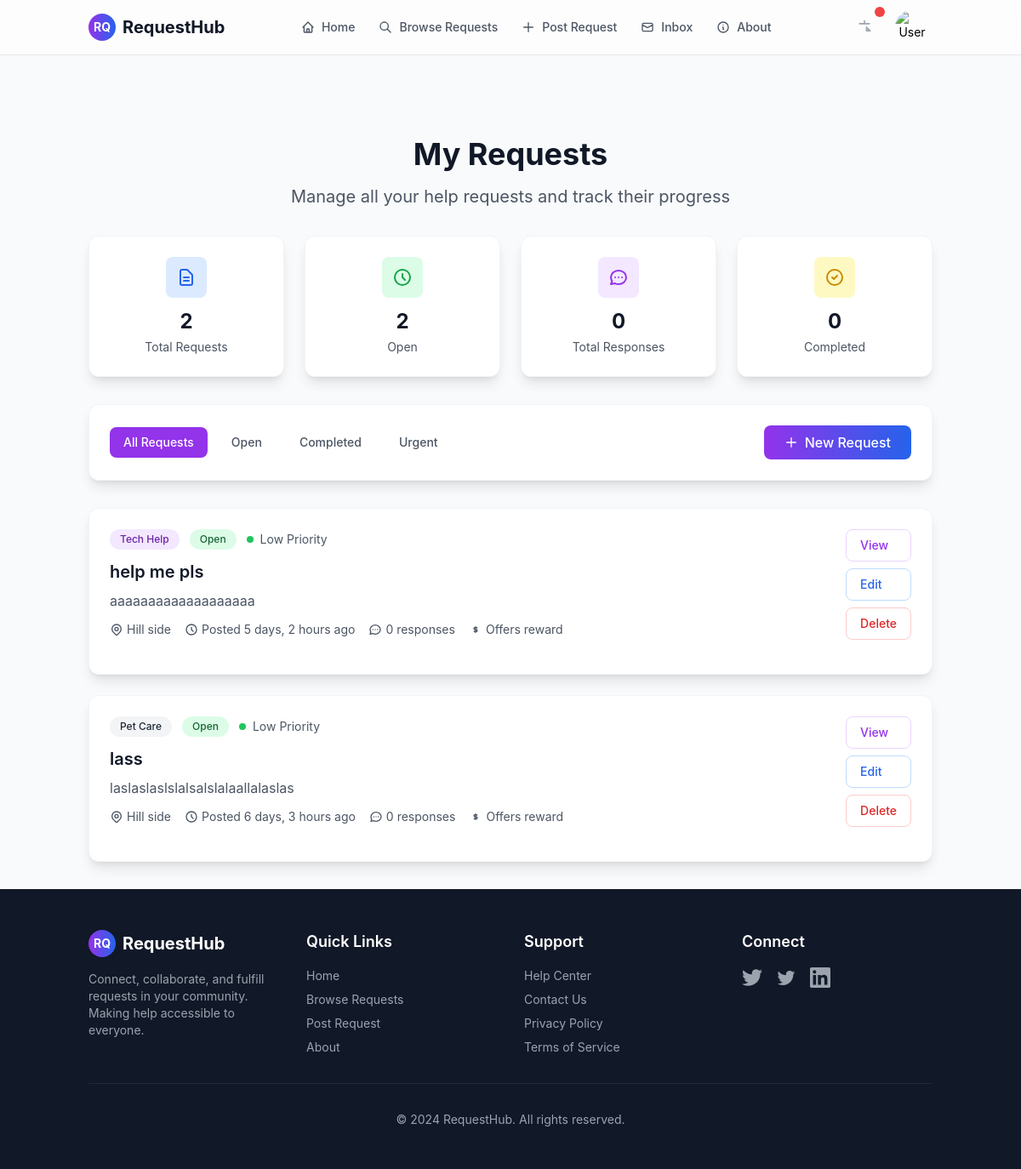
/my-requests/ (signed in), run on the app's committed database.
### aid/models.py (models this page shows, shortened)
class Request(models.Model):
    STATUS_CHOICES = [
        ('open', 'Open'),
        ('in_progress', 'In Progress'),
        ('completed', 'Completed'),
        ('cancelled', 'Cancelled'),
    ]
    URGENCY_CHOICES = [
        ('low', 'Low'),
        ('medium', 'Medium'),
        ('high', 'High'),
    ]
    title = models.CharField(max_length=200)
    category = ForeignKey('Category', on_delete=models.CASCADE)
    location = ForeignKey('aid.Location', on_delete=models.CASCADE)
    description = models.TextField()
    urgency_level = models.CharField(max_length=50, choices=URGENCY_CHOICES, default='medium')
    preferred_time = models.CharField(max_length=50, blank=True, null=True)
    estimated_duration = models.CharField(max_length=50, blank=True, null=True)
    skills = models.CharField(max_length=50, blank=True, null=True)
    offer = models.TextField(blank=True, null=True)
    photo = models.URLField(blank=True, null=True)
    author = models.ForeignKey(settings.AUTH_USER_MODEL, on_delete=models.CASCADE)
    time_posted = models.DateTimeField(auto_now_add=True)
    status = models.CharField(max_length=20, choices=STATUS_CHOICES, default='open')
    @property
    def responses(self):
        from django.db.models import QuerySet
        return QuerySet(model=None).none()

class Category(models.Model):
    name = models.CharField(max_length=100)
    slug = models.SlugField(unique=True)
    def __str__(self):
        return self.name

class Location(models.Model):
    name = models.CharField(max_length=100)
    slug = models.SlugField(unique=True)
    def __str__(self):
        return self.name

### aid/views.py (the view)
# urls.py: path('my-requests/', my_requests, name='my_requests'),
@login_required
def my_requests(request):
    user_requests = Request.objects.filter(author=request.user).order_by('-time_posted')
    total_requests = user_requests.count()
    open_requests = user_requests.filter(status='open').count()
    completed_requests = user_requests.filter(status='closed').count()
    total_responses = 0  # You'll need to implement this based on your response model
    context = {
        "user_requests": user_requests,
        "total_requests": total_requests,
        "open_requests": open_requests,
        "completed_requests": completed_requests,
        "total_responses": total_responses,
    }
    return render(request, "aid/my_requests.html", context)

### aid/templates/aid/my_requests.html (shortened to what this page needs)
{% extends "aid/base.html" %}
{% load static %}
{% block content %}
<main class="py-8">
    <div class="container mx-auto px-4">
        <div class="text-center mb-8">
            <h1 class="text-3xl md:text-4xl font-bold text-gray-900 mb-4">My Requests</h1>
            <p class="text-xl text-gray-600 max-w-2xl mx-auto">
                Manage all your help requests and track their progress
            </p>
        </div>
        <div class="grid grid-cols-1 md:grid-cols-4 gap-6 mb-8">
            <div class="bg-white rounded-xl shadow-lg border border-gray-100 p-6 text-center">
                <div class="w-12 h-12 bg-blue-100 text-blue-600 rounded-lg flex items-center justify-center mx-auto mb-3">
                    <svg class="w-6 h-6" fill="none" stroke="currentColor" viewBox="0 0 24 24">
                        <path stroke-linecap="round" stroke-linejoin="round" stroke-width="2" d="M9 12h6m-6 4h6m2 5H7a2 2 0 01-2-2V5a2 2 0 012-2h5.586a1 1 0 01.707.293l5.414 5.414a1 1 0 01.293.707V19a2 2 0 01-2 2z"></path>
                    </svg>
                </div>
                <div class="text-2xl font-bold text-gray-900 mb-1">{{ total_requests|default:0 }}</div>
                <div class="text-gray-600 text-sm">Total Requests</div>
            </div>
            <div class="bg-white rounded-xl shadow-lg border border-gray-100 p-6 text-center">
                <div class="w-12 h-12 bg-green-100 text-green-600 rounded-lg flex items-center justify-center mx-auto mb-3">
                    <svg class="w-6 h-6" fill="none" stroke="currentColor" viewBox="0 0 24 24">
                        <path stroke-linecap="round" stroke-linejoin="round" stroke-width="2" d="M12 8v4l3 3m6-3a9 9 0 11-18 0 9 9 0 0118 0z"></path>
                    </svg>
                </div>
                <div class="text-2xl font-bold text-gray-900 mb-1">{{ open_requests|default:0 }}</div>
                <div class="text-gray-600 text-sm">Open</div>
            </div>
            <div class="bg-white rounded-xl shadow-lg border border-gray-100 p-6 text-center">
                <div class="w-12 h-12 bg-purple-100 text-purple-600 rounded-lg flex items-center justify-center mx-auto mb-3">
                    <svg class="w-6 w-6" fill="none" stroke="currentColor" viewBox="0 0 24 24">
                        <path stroke-linecap="round" stroke-linejoin="round" stroke-width="2" d="M8 12h.01M12 12h.01M16 12h.01M21 12c0 4.418-4.03 8-9 8a9.863 9.863 0 01-4.255-.949L3 20l1.395-3.72C3.512 15.042 3 13.574 3 12c0-4.418 4.03-8 9-8s9 3.582 9 8z"></path>
                    </svg>
                </div>
                <div class="text-2xl font-bold text-gray-900 mb-1">{{ total_responses|default:0 }}</div>
                <div class="text-gray-600 text-sm">Total Responses</div>
            </div>
            <div class="bg-white rounded-xl shadow-lg border border-gray-100 p-6 text-center">
                <div class="w-12 h-12 bg-yellow-100 text-yellow-600 rounded-lg flex items-center justify-center mx-auto mb-3">
                    <svg class="w-6 h-6" fill="none" stroke="currentColor" viewBox="0 0 24 24">
                        <path stroke-linecap="round" stroke-linejoin="round" stroke-width="2" d="M9 12l2 2 4-4m6 2a9 9 0 11-18 0 9 9 0 0118 0z"></path>
                    </svg>
                </div>
                <div class="text-2xl font-bold text-gray-900 mb-1">{{ completed_requests|default:0 }}</div>
                <div class="text-gray-600 text-sm">Completed</div>
            </div>
        </div>
        <div class="bg-white rounded-xl shadow-lg border border-gray-100 p-6 mb-8">
            <div class="flex flex-col sm:flex-row justify-between items-start sm:items-center gap-4">
                <div class="flex flex-wrap gap-3">
                    <button class="filter-btn active px-4 py-2 rounded-lg text-sm font-medium transition-colors bg-purple-600 text-white" data-filter="all">
                        All Requests
                    </button>
                    <button class="filter-btn px-4 py-2 rounded-lg text-sm font-medium transition-colors text-gray-600 hover:bg-gray-100" data-filter="open">
                        Open
                    </button>
                    <button class="filter-btn px-4 py-2 rounded-lg text-sm font-medium transition-colors text-gray-600 hover:bg-gray-100" data-filter="completed">
                        Completed
                    </button>
                    <button class="filter-btn px-4 py-2 rounded-lg text-sm font-medium transition-colors text-gray-600 hover:bg-gray-100" data-filter="urgent">
                        Urgent
                    </button>
                </div>
                <a href="{% url 'aid:post_request' %}" class="inline-flex items-center px-6 py-2 bg-gradient-to-r from-purple-600 to-blue-600 text-white font-medium rounded-lg hover:from-purple-700 hover:to-blue-700 transition-all duration-300">
                    <svg class="w-4 h-4 mr-2" fill="none" stroke="currentColor" viewBox="0 0 24 24">
                        <path stroke-linecap="round" stroke-linejoin="round" stroke-width="2" d="M12 4v16m8-8H4"></path>
                    </svg>
                    New Request
                </a>
            </div>
        </div>
        {% if user_requests %}
            <div class="space-y-6" id="requests-container">
                {% for request in user_requests %}
                    <div class="request-card bg-white rounded-xl shadow-lg hover:shadow-xl transition-all duration-300 border border-gray-100"
                         data-status="{{ request.status|default:'open' }}"
                         data-urgency="{{ request.urgency_level|default:'medium'|lower }}">
                        <div class="p-6">
                            <div class="flex justify-between items-start mb-4">
                                <div class="flex-1">
                                    <div class="flex items-center flex-wrap gap-3 mb-3">
                                        <span class="px-3 py-1 text-xs font-medium rounded-full
                                               {% if request.category.name == 'Errands' %}bg-green-100 text-green-800
                                               {% elif request.category.name == 'Moving' %}bg-yellow-100 text-yellow-800
                                               {% elif request.category.name == 'Pet care' %}bg-blue-100 text-blue-800
                                               {% elif request.category.name == 'Tech Help' %}bg-purple-100 text-purple-800
                                               {% elif request.category.name == 'Food and meals' %}bg-orange-100 text-orange-800
                                               {% else %}bg-gray-100 text-gray-800{% endif %}">
                                            {{ request.category }}
                                        </span>
                                        <span class="px-3 py-1 text-xs font-medium rounded-full
                                               {% if request.status == 'open' %}bg-green-100 text-green-800
                                               {% elif request.status == 'closed' %}bg-blue-100 text-blue-800
                                               {% else %}bg-gray-100 text-gray-800{% endif %}">
                                            {% if request.status == 'open' %}Open{% elif request.status == 'closed' %}Completed{% else %}{{ request.status|title }}{% endif %}
                                        </span>
                                        <div class="flex items-center">
                                            <div class="w-2 h-2 rounded-full mr-2
                                                  {% if request.urgency_level == 'high' %}bg-red-500
                                                  {% elif request.urgency_level == 'medium' %}bg-yellow-500
                                                  {% else %}bg-green-500{% endif %}"></div>
                                            <span class="text-sm text-gray-600 capitalize">{{ request.urgency_level|default:'medium' }} priority</span>
                                        </div>
                                    </div>
                                    <h3 class="text-xl font-semibold text-gray-900 mb-2">{{ request.title }}</h3>
                                    <p class="text-gray-600 mb-3 line-clamp-2">{{ request.description|truncatewords:30 }}</p>
                                    <div class="flex flex-wrap items-center gap-4 text-sm text-gray-600">
                                        <div class="flex items-center">
                                            {{ request.location }}
                                        </div>
                                        <div class="flex items-center">
                                            <svg class="w-4 h-4 mr-1" fill="none" stroke="currentColor" viewBox="0 0 24 24">
                                                <path stroke-linecap="round" stroke-linejoin="round" stroke-width="2" d="M12 8v4l3 3m6-3a9 9 0 11-18 0 9 9 0 0118 0z"></path>
                                            </svg>
                                            Posted {{ request.time_posted|timesince }} ago
                                        </div>
                                        <div class="flex items-center">
                                            {{ request.responses.count|default:"0" }} response{{ request.responses.count|pluralize }}
                                        </div>
                                        {% if request.offer %}
                                        <div class="flex items-center">
                                            <svg class="w-4 h-4 mr-1" fill="none" stroke="currentColor" viewBox="0 0 24 24">
                                                <path stroke-linecap="round" stroke-linejoin="round" stroke-width="2" d="M12 8c-1.657 0-3 .895-3 2s1.343 2 3 2 3 .895 3 2-1.343 2-3 2m0-8c1.11 0 2.08.402 2.599 1M12 8V7m0 1v8m0 0v1m0-1c-1.11 0-2.08-.402-2.599-1"></path>
                                            </svg>
                                            Offers reward
                                        </div>
                                        {% endif %}
                                    </div>
                                </div>
                                <div class="flex flex-col space-y-2 ml-4 min-w-0">
                                    <a href="{% url 'aid:request_detail' request.id %}"
                                       class="px-4 py-2 text-sm font-medium text-purple-600 hover:text-purple-700 border border-purple-200 rounded-lg hover:bg-purple-50 transition-colors text-center whitespace-nowrap no-auto-delete" >
                                        View
                                    </a>
                                    <a href="{% url 'aid:edit_request' request.id %}"
                                    class="px-4 py-2 text-sm font-medium text-blue-600 hover:text-blue-700 border border-blue-200 rounded-lg hover:bg-blue-50 transition-colors text-center whitespace-nowrap no-auto-delete">
                                    Edit
                                    </a>
                                    <button onclick="deleteRequest({{ request.id }})"
                                            class="px-4 py-2 text-sm font-medium text-red-600 hover:text-red-700 border border-red-200 rounded-lg hover:bg-red-50 transition-colors whitespace-nowrap no-auto-delete">
                                        Delete
                                    </button>
                                </div>
                            </div>
                        </div>
                    </div>
                {% endfor %}
            </div>
        {% endif %}
    </div>
</main>
{% endblock %}

### aid/templates/aid/base.html (style rules this page uses)
* { transition: background-color 0.2s ease, border-color 0.2s ease, color 0.2s ease; }

### aid/templates/aid/my_requests.html (style rules this page uses)
.line-clamp-2 { display: -webkit-box; -webkit-line-clamp: 2; -webkit-box-orient: vertical; overflow: hidden; }
.request-card * { visibility: visible !important; opacity: 1 !important; display: block !important; }
.request-card .flex { display: flex !important; }
.min-w-0 { min-width: 0 !important; }
.whitespace-nowrap { white-space: nowrap !important; }
.request-card .w-2.h-2.rounded-full { display: block !important; width: 0.5rem !important; height: 0.5rem !important; visibility: visible !important; opacity: 1 !important; }
.request-card button, .request-card a { display: inline-flex !important; visibility: visible !important; opacity: 1 !important; position: relative !important; }
.request-card * { transition: none !important; animation: none !important; }

### data on the page
Request: category "Tech Help", status "Open", urgency_level "Low", title "help me pls", description "aaaaaaaaaaaaaaaaaaa", location "Hill side", time_posted "5 days, 2 hours", responses.count "0", shows "Offers reward"
Request: category "Pet Care", status "Open", urgency_level "Low", title "lass", description "laslaslaslslalsalslalaallalaslas", location "Hill side", time_posted "6 days, 3 hours", responses.count "0", offer "Offers reward"

### other printed values
{{ total_requests|default:0 }} "2"
{{ open_requests|default:0 }} "2"
{{ total_responses|default:0 }} "0"
{{ completed_requests|default:0 }} "0"
